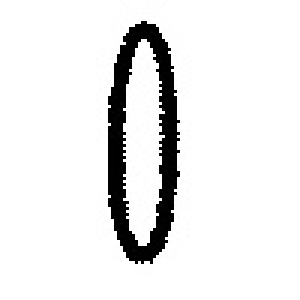
#> input picture src/ch4/svm/formatedImg/0.jpg, 100 x 100 px (shown 3 times larger); its folder holds 4 pictures in this run
$ python '制作数字识别样本.py'
#> lines starting #> are read from the running program, lines starting #| are printed output that depends on the picture; after the words box and inside, x2 and y2 are one past the last pixel; in counts of white or black regions, pixels touching at a corner belong together
#将读取的照片存在csv文件中
import pandas as pd
import cv2
import numpy as np
data_names='0,1,2,4,6,7,8,9,A,B'.split(',')
def read_img():
    for name in data_names:
        src = cv2.imread('formatedImg//'+str(name)+'.jpg', cv2.IMREAD_GRAYSCALE)
#> src is the input picture: shape (100, 100); min 0, max 255, mean 232.9
        _, src = cv2.threshold(src, 10, 1, cv2.THRESH_BINARY)
#> src: shape (100, 100); values 0 (black) and 1 (white), 91.4% white; 1 black region, box (x1, y1, x2, y2) and area: (36, 7, 60, 88) 863
        src=cv2.pyrDown(src)
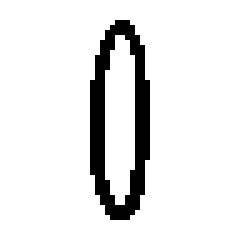
#> src: shape (50, 50) (shown 5 times larger); values 0 (black) and 1 (white), 91.1% white; 1 black region, box (x1, y1, x2, y2) and area: (18, 4, 30, 44) 222
        for i in range(10):
            for j in range(5):
                img=src[j:j+45,i:i+40]
                temp=np.ones([50,50])
                h,w=img.shape
                temp[(50-h)//2:(50-h)//2+h,(50-w)//2:(50-w)//2+w]=img
                temp=temp.reshape([1,50*50])
                # temp=np.zeros([1,w*h+1])
                # temp[0,0:w*h]=
                data=pd.DataFrame(temp)
                data['label']=name
                data.to_csv('data.csv',mode='a',header=0)
#> pass 2 of the loop in read_img, `for name in data_names:`:
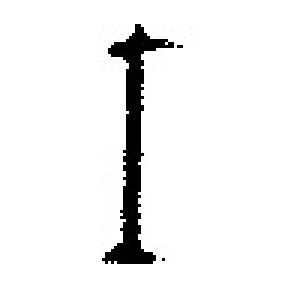
#> input picture src/ch4/svm/formatedImg/1.jpg, 100 x 100 px (shown 3 times larger)
#> in read_img, src is the input picture: shape (100, 100); min 0, max 255, mean 241.1
#> in read_img, `src=cv2.pyrDown(src)`:
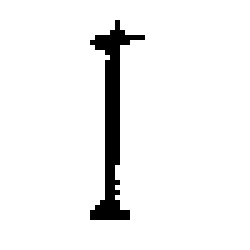
#> src: shape (50, 50) (shown 5 times larger); values 0 (black) and 1 (white), 94.5% white; 1 black region, box (x1, y1, x2, y2) and area: (18, 4, 29, 44) 137
#> pass 3 of the loop in read_img, `for name in data_names:`:
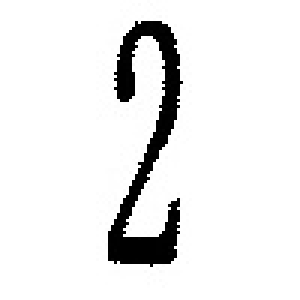
#> input picture src/ch4/svm/formatedImg/2.jpg, 100 x 100 px (shown 3 times larger)
#> in read_img, src is the input picture: shape (100, 100); min 0, max 255, mean 235.1
#> in read_img, `src=cv2.pyrDown(src)`:
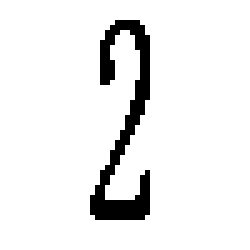
#> src: shape (50, 50) (shown 5 times larger); values 0 (black) and 1 (white), 92.6% white; black in thin lines or dots, all inside (x1, y1, x2, y2) = (18, 4, 30, 44)
#> the loop made 4 passes; the first 3 are shown

#> (the run stopped early here; a loop or call above may not have finished)
